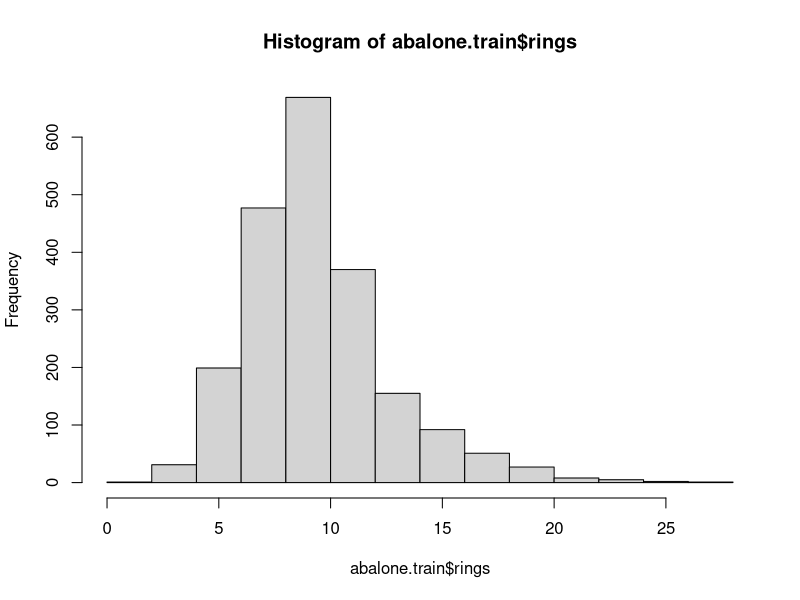
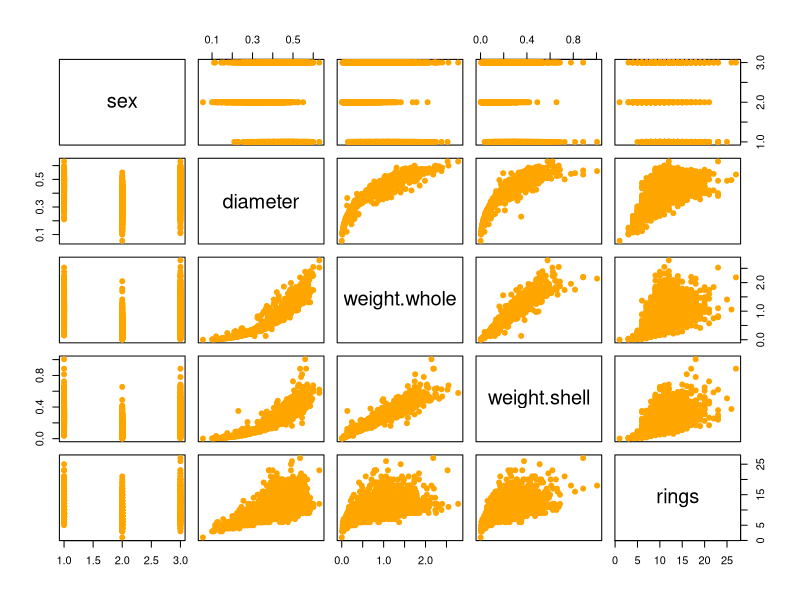
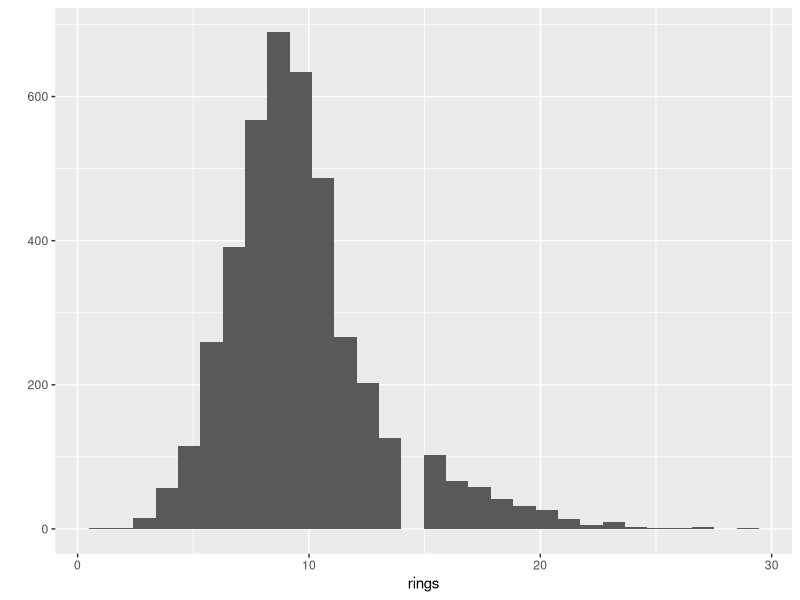
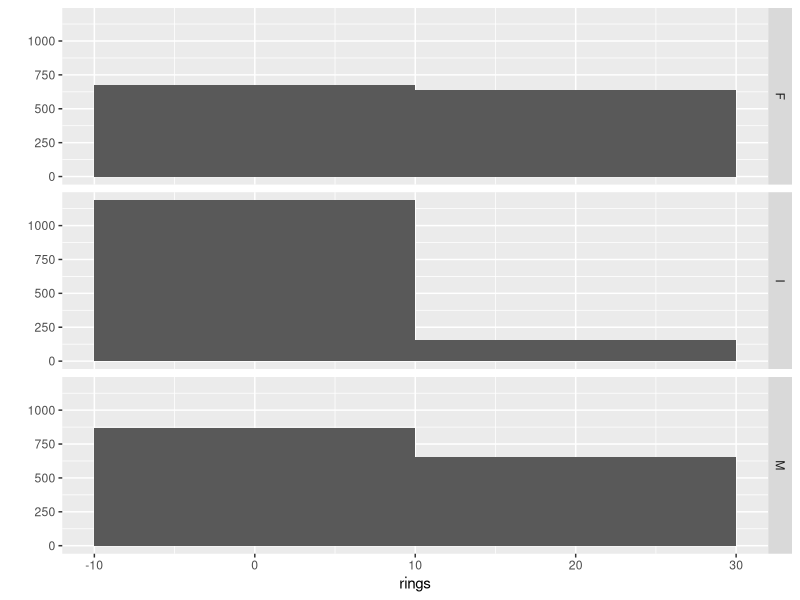
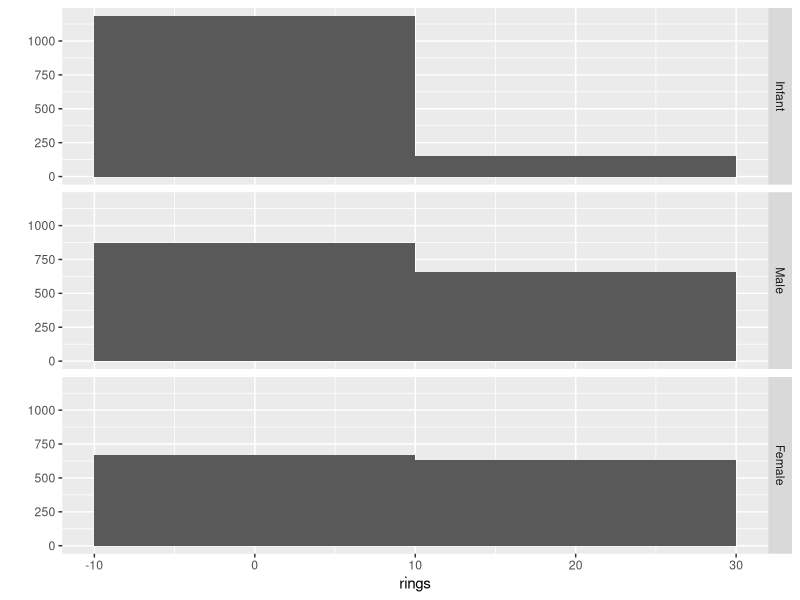
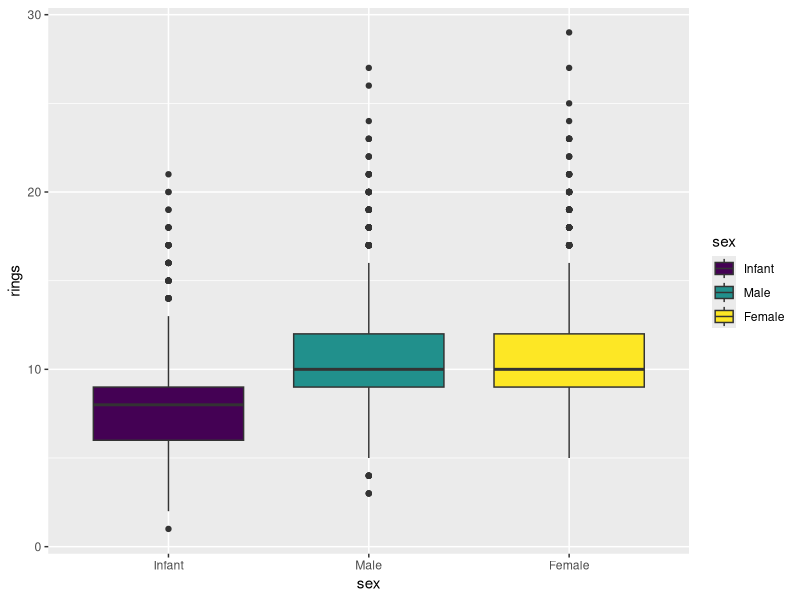
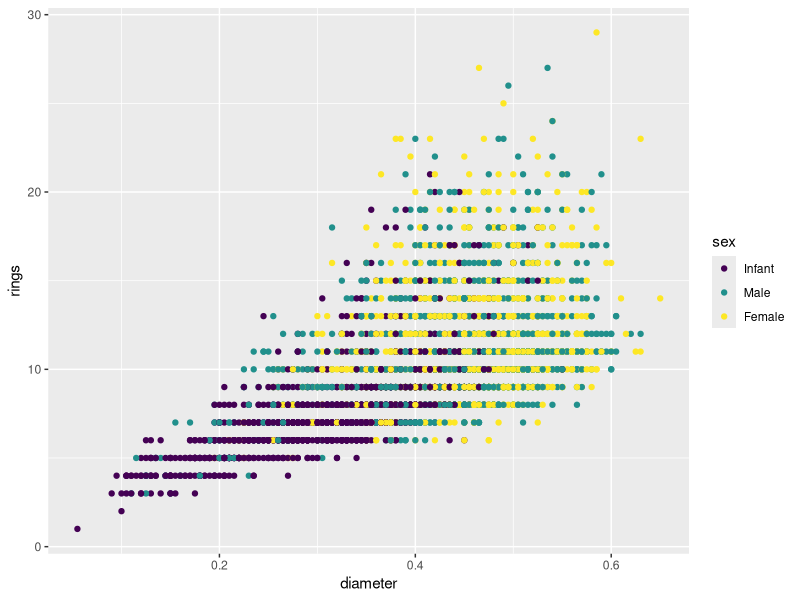
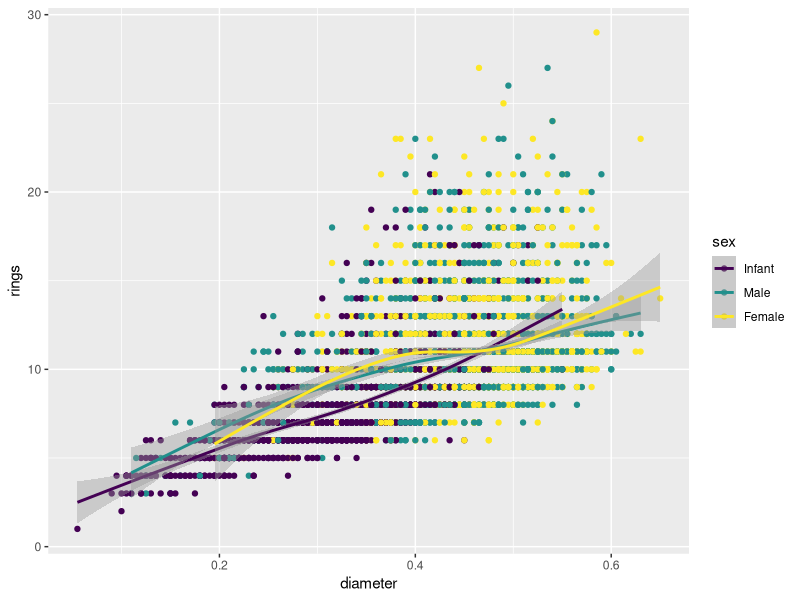

Reproduce these figures in R, in order.
## ---- chunk 1
knitr::opts_chunk$set(echo = TRUE)
.libPaths("H:/R")
library(ggplot2)
#library(plyr)
## ---- chunk 2
abalone <- read.csv("abalone.csv")
f <- rings~.
## ---- chunk 3
train.idx <- sample(nrow(abalone), 0.5*nrow(abalone))
abalone.train <- abalone[train.idx, ]
abalone.test  <- abalone[-train.idx, ] ## note the negative indexing to REMOVE instances!
## ---- chunk 4
 summary(abalone.train)
## ---- chunk 5
hist(abalone.train$rings)
## ---- chunk 6
 cor(abalone.train[, -1])
 cor(abalone.test[ , -1])
## ---- chunk 7
abalone.train$length <- NULL
abalone.train$height <- NULL
abalone.train$weight.shucked <- NULL
abalone.train$weight.viscera <- NULL

abalone.test$length <- NULL
abalone.test$height <- NULL
abalone.test$weight.shucked <- NULL
abalone.test$weight.viscera <- NULL

## ---- chunk 8
plot(abalone.train, pch=19, col="orange")
## ---- chunk 9
qplot(rings,
      data = abalone,
      geom = "histogram")
## ---- chunk 10
qplot(rings,
      data = abalone,
      geom = "histogram",
      facets = sex~.,
      binwidth = 20)
## ---- chunk 11
abalone$sex <- ordered(abalone$sex,
                       levels = c("I", "M", "F"),
                       labels = c("Infant", "Male", "Female"))

#redo histogram
qplot(rings,
      data = abalone,
      geom = "histogram",
      facets = sex~.,
      binwidth = 20)
## ---- chunk 12
qplot(sex, rings,
      data = abalone,
      geom = "boxplot",
      fill = sex)
## ---- chunk 13
qplot(diameter, rings, 
      data = abalone, 
      color = sex)
## ---- chunk 14
qplot(diameter, rings, 
      data = abalone, 
      color = sex)  +
  geom_smooth(slope = 1)
## ---- chunk 15
     save(abalone, file = "abalone_trimmed.Rdata")
## ---- chunk 16
MSE <- function(y, yhat) mean((y - yhat)^2)

RSQ <- function(y, yhat) 1 - sum((y - yhat)^2) / sum((y - mean(y))^2)
## ---- chunk 17
knn <- function(f, data, k=1) {
  known.X <- scale(model.matrix(f, data)[, -1])
  known.y <- model.response(model.frame(f, data))
  
  structure(list(k=k, f=f, known.X=known.X, known.y=known.y), class="knn")
}

predict.knn <- function(knn, newdata) {
  if (class(knn) != "knn") stop("Supplied model was not a k-Nearest Neighbour object")
  
  known.X <- knn$known.X
  known.y <- knn$known.y
  
  X <- scale(model.matrix(knn$f, newdata)[, -1], 
             scale=attr(known.X, "scaled:scale"), 
             center=attr(known.X, "scaled:center"))
  
  k.nearest <- matrix(apply(X, 1, function(X.i, known.X, known.y, k) {
    d <- rowSums(sweep(known.X, 2, X.i)^2)
    known.y[head(order(d), k)]
  }, known.X=known.X, known.y=known.y, k=knn$k), nrow=knn$k)
  
  if (is.factor(known.y)) {
    factor(apply(k.nearest, 2, function(neighbours) {
      t <- table(neighbours)
      names(t[which.max(t)])
    }), levels=levels(known.y), ordered=is.ordered(known.y))
  } else if (is.character(known.y)) {
    apply(k.nearest, 2, function(neighbours) {
      t <- table(neighbours)
      names(t[which.max(t)])
    })
  } else {
    colMeans(k.nearest)
  }
}
## ---- chunk 18

evaluate.knn <- function(f, train, test, error, k) {
  mdl <- knn(f, train, k)
  
  ## extract the known outcomes from the test set
  y <- model.response(model.frame(f, test))
  
  ## obtain the model predictions on the test data
  yhat <- predict(mdl, test)
  
  ## returns the error of the predictions (e.g., MSE)
  error(y, yhat)
}

evaluate.knn.cv <- function(f, data, K, folds, error, knn.k) {
  mean(sapply(seq(K), function(k) {
    leave.in <- data[folds != k, ] ## data not in our current fold
    hold.out <- data[folds == k, ] ## data in our current fold
    
    evaluate.knn(f, leave.in, hold.out, error, knn.k)
  }))
}

K <- 10
folds <- sample(rep(seq(K), length.out=nrow(abalone.train)))

knn.k <- c(1, 2,3	,5,	8,	13,	21,	34,	55,	89,	144,	233,	377,	610)
wse <- rep(NA, length(knn.k))
cve <- rep(NA, length(knn.k))
for (j in seq_along(knn.k)) {
  wse[j] <- evaluate.knn(f, abalone.train, abalone.train, MSE, knn.k[j])
  cve[j] <- evaluate.knn.cv(f, abalone.train, K, folds, MSE, knn.k[j])
  cat(".")
}
cat("\n")
## ---- chunk 19
plot(knn.k, wse, type="l", lwd=2, col="orange", ylab="Error", ylim=range(c(0, wse, cve)))
lines(knn.k, cve, lwd=2, col="purple")
abline(h=min(cve), lty=2, col="gray")
abline(v=knn.k[which.min(cve)], lty=2, col="gray")
text(knn.k[which.min(cve)], min(cve), sprintf("CV-min=(%d, %.2f)", knn.k[which.min(cve)], min(cve)), col="gray", adj=c(-0.05, -0.5))
legend("bottomright", c("Within-Sample", "Out-of-Sample (CV)"), col=c("orange", "purple"), lwd=2, bty="n")

## ---- chunk 20
k.selected <- knn.k[which.min(cve)]
knn.mdl <- knn(f, abalone.train, k.selected)
yhat.knn <- predict(knn.mdl, abalone.test)
## ---- chunk 21
abalone.lm <- lm(f, abalone.train)
yhat.lm <- predict(abalone.lm, abalone.test)

## ---- chunk 22
print(MSE(abalone.test$rings, yhat.lm))
print(RSQ(abalone.test$rings, yhat.lm))

## ---- chunk 23
summary(abalone.lm)

